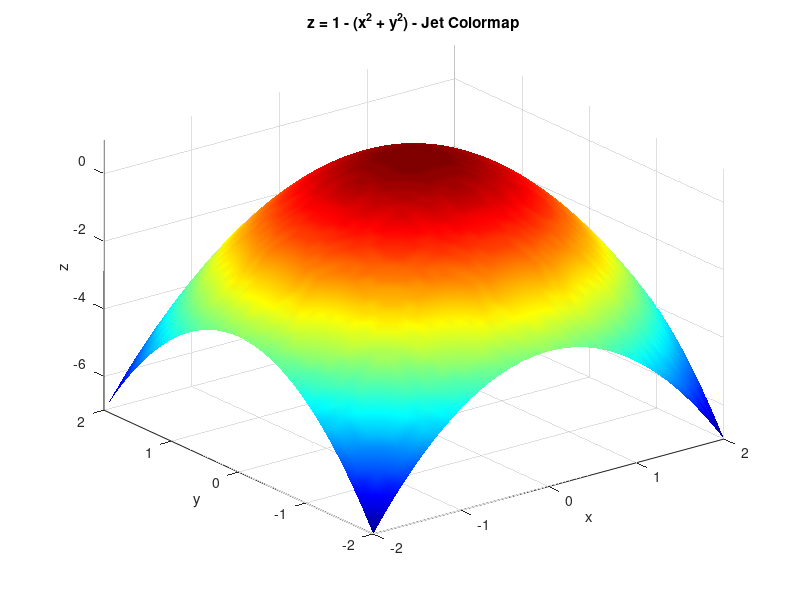
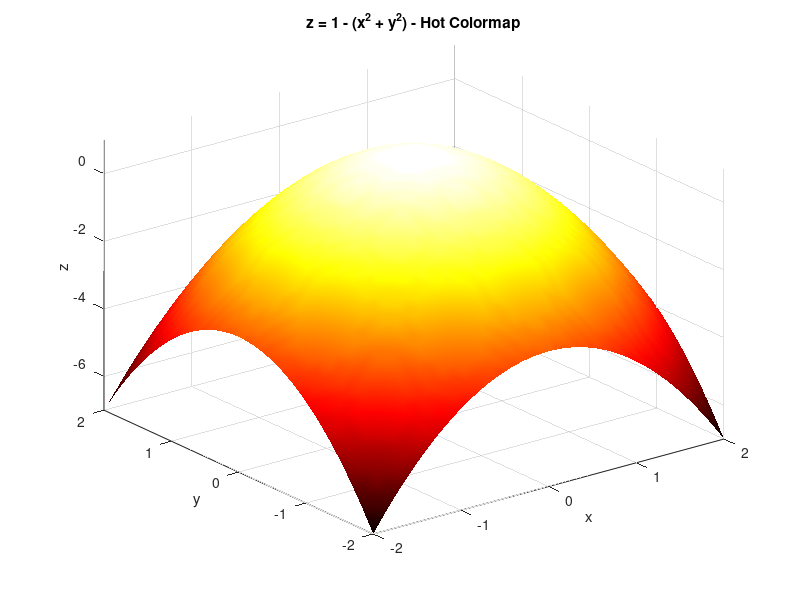
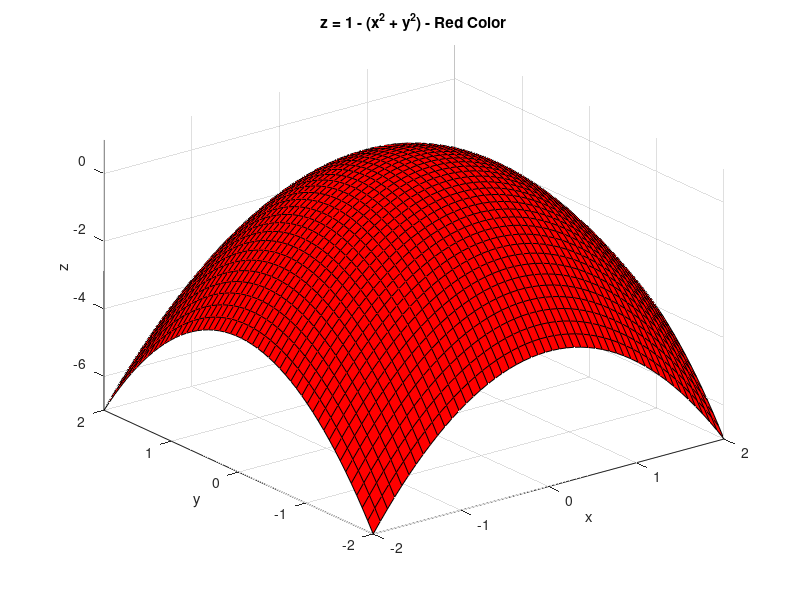
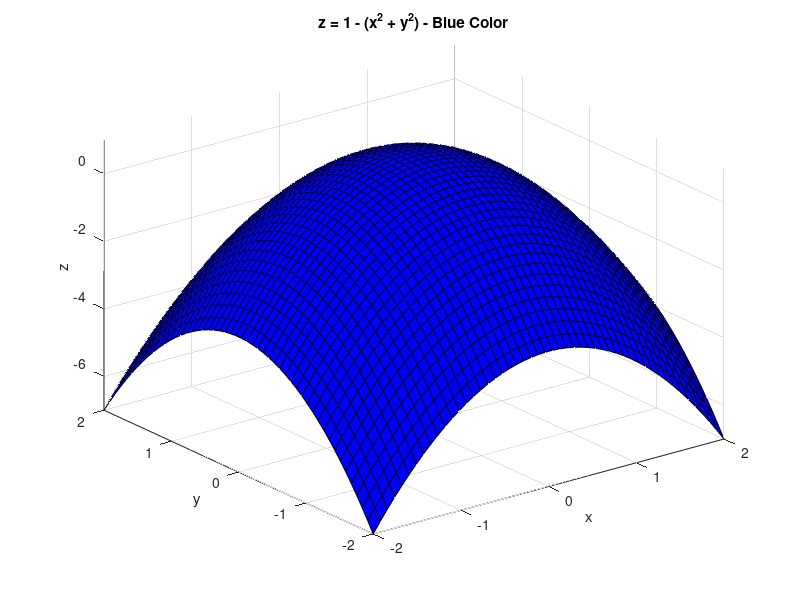

MATLAB code to generate these figures, in order:
%% VILNIUS TECH
% 4 Laboratory Work - Preparation of 3D Graphics
% Variant 3
% COMPLEMENTARY TASK

clear;
clc;
close all;

%% =========================================================
% GIVEN FUNCTION
% z(x,y) = 1 - (x^2 + y^2)
% =========================================================

x = linspace(-2, 2, 50);
y = linspace(-2, 2, 50);

[X, Y] = meshgrid(x, y);

z = 1 - (X.^2 + Y.^2);


%% =========================================================
% GRAPH 1
% Different colormap name: JET
% =========================================================

figure(1);

surf(X, Y, z);

colormap jet;

shading interp;

xlabel('x');
ylabel('y');
zlabel('z');

title('z = 1 - (x^2 + y^2) - Jet Colormap');

grid on;
axis tight;


%% =========================================================
% GRAPH 2
% Different colormap name: HOT
% =========================================================

figure(2);

surf(X, Y, z);

colormap hot;

shading interp;

xlabel('x');
ylabel('y');
zlabel('z');

title('z = 1 - (x^2 + y^2) - Hot Colormap');

grid on;
axis tight;


%% =========================================================
% GRAPH 3
% Color code: RED
% RGB = [1 0 0]
% =========================================================

figure(3);

surf(X, Y, z, ...
    'FaceColor', [1 0 0]);

xlabel('x');
ylabel('y');
zlabel('z');

title('z = 1 - (x^2 + y^2) - Red Color');

grid on;
axis tight;


%% =========================================================
% GRAPH 4
% Color code: BLUE
% RGB = [0 0 1]
% =========================================================

figure(4);

surf(X, Y, z, ...
    'FaceColor', [0 0 1]);

xlabel('x');
ylabel('y');
zlabel('z');

title('z = 1 - (x^2 + y^2) - Blue Color');

grid on;
axis tight;
